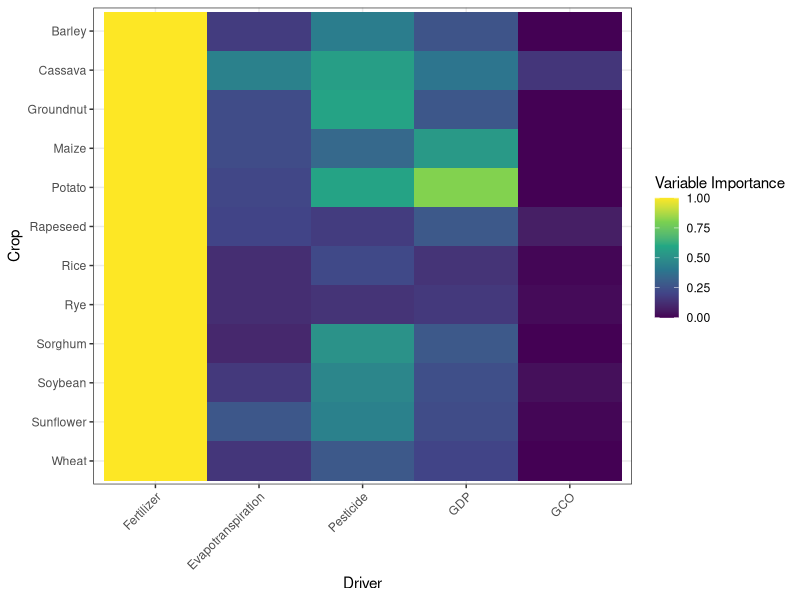
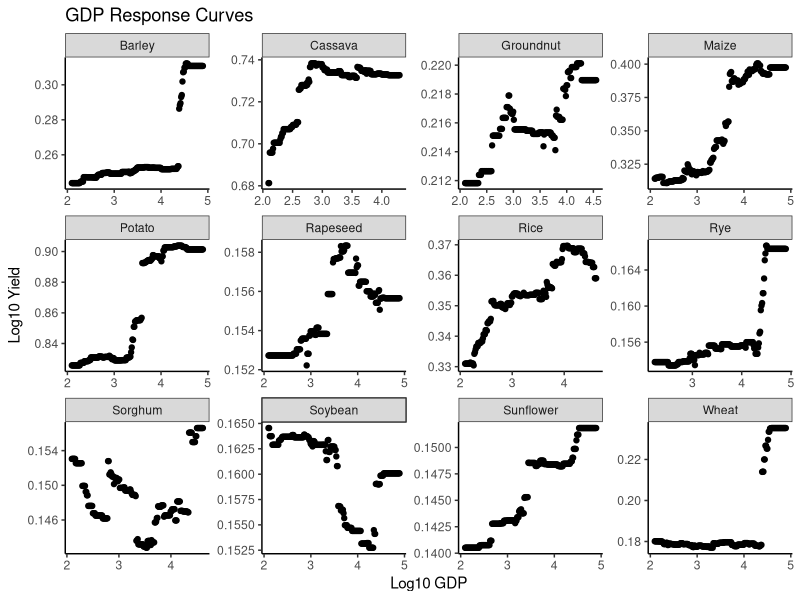

Reproduce these figures in R, in order.
library(ggplot2) #plots 
library(ggpubr) #plots
library(dplyr) #data wrangling
library(viridis) #colors

#Set graphic theme
theme_justin<-theme_bw() +theme(axis.line = element_line(colour = "black"),
                                panel.grid.major = element_blank(),
                                panel.grid.minor = element_blank(),
                                panel.border = element_blank(),
                                panel.background = element_blank())


# Model variable importance
varimp<-read.csv(file="NewAnalyses/Global_VarImp.csv",header=T)
varimp$Variable <- factor(varimp$Variable, levels=c("Fertilizer", "Evapotranspiration", "Pesticide","GDP","GCO"))
varimp$Crop<-factor(varimp$Crop, levels=unique(varimp$Crop))

ggplot(varimp, aes(x=Variable, y=Crop,fill=FertStandardized)) +
  geom_tile() + 
  theme_bw() + 
  theme(axis.text.x = element_text(angle = 45, hjust=1)) + 
  scale_fill_viridis_c()+
  xlab("Driver") + ylab("Crop") + 
  labs(fill="Variable Importance")




#Read in Response Curves
data<-read.csv(file="NewAnalyses/Global_ResponseCurves.csv", header=T)

fertilizer<- data %>% filter(predictor.name == "Fertilizer" & quantile==0.5)
fertilizer.plot<-ggplot(fertilizer, aes(x=predictor,y=response)) +
  facet_wrap(~Crop,scales = "free")  +
  geom_point() +
  theme_justin +
  xlab("Log10 Fertilizer") +
  ylab ("Log10 Yield") +
  labs(color="Predictor") +
  labs(title = "Fertilizer Response Curves")

pesticide<- data %>% filter(predictor.name == "Pesticide" & quantile==0.5)
pesticide.plot<-ggplot(pesticide, aes(x=predictor,y=response)) +
  facet_wrap(~Crop,scales = "free")  +
  geom_point() +
  theme_justin +
  xlab("Log10 Pesticide") +
  ylab ("Log10 Yield") +
  labs(color="Predictor") +
  labs(title = "Pesticide Response Curves")

gdp<- data %>% filter(predictor.name == "GDP" & quantile==0.5)
gdp.plot<-ggplot(gdp, aes(x=predictor,y=response)) +
  facet_wrap(~Crop,scales = "free")  +
  geom_point() +
  theme_justin +
  xlab("Log10 GDP") +
  ylab ("Log10 Yield") +
  labs(color="Predictor") +
  labs(title = "GDP Response Curves")


aet<- data %>% filter(predictor.name == "Evapotranspiration" & quantile==0.5)

aet.plot<-ggplot(aet, aes(x=predictor,y=response)) +
  facet_wrap(~Crop,scales = "free")  +
  geom_point() +
  theme_justin +
  xlab("Log10 Evapotranspiration") +
  ylab ("Log10 Yield") +
  labs(color="Predictor") +
  labs(title = "Evapotranspiration Response Curves")


ggsave(plot = gdp.plot,
       dpi = 300,
       path = "../Figures/",
       filename = "GDP_ResponseCurve.tiff"
       ,width = 8,height = 5)
